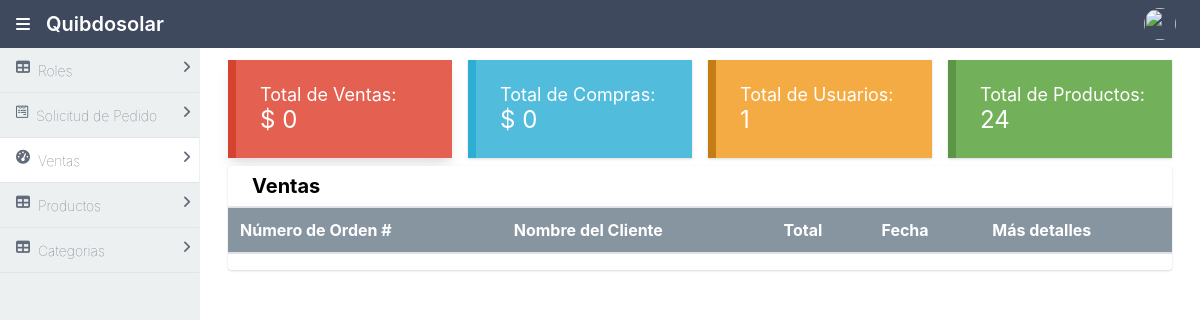
Before: /admin/indexadmin.php with the older database file.
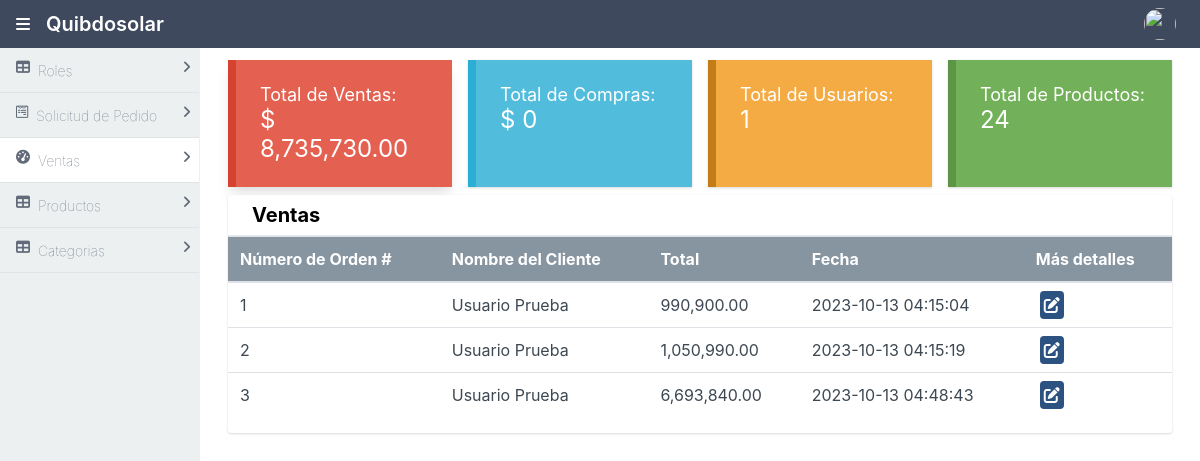
After: the same page with the newer database file.
### tables this page shows
CREATE TABLE `venta` (
  `id_venta` int(11) NOT NULL,
  `cliente` int(11) NOT NULL,
  `total` float(12,2) NOT NULL,
  `fecha` timestamp NOT NULL DEFAULT CURRENT_TIMESTAMP ON UPDATE CURRENT_TIMESTAMP
);

### admin/indexadmin.php (the view, shortened to what the changed rows need)
<?php
$db = new Database();
$connection = $db->connect();
$consulta = $connection->prepare("SELECT SUM(total) FROM venta");
$consulta->execute();
$total = $consulta->fetch(PDO::FETCH_NUM);
$consulta4 = $connection->prepare("SELECT SUM(total) FROM compra");
$consulta4->execute();
$consulta5 = $connection->prepare("SELECT id_venta, CONCAT(CLIENTE.nombre, ' ', CLIENTE.apellido) AS nombre_cliente, total, fecha FROM VENTA INNER JOIN CLIENTE ON VENTA.cliente =  CLIENTE.id;");
$consulta5->execute();
$ventas = $consulta5->fetchAll(PDO::FETCH_ASSOC);
?>
<!DOCTYPE html>
<html lang="en">
<head>
    <link rel="stylesheet" href="../css/styles.css">
    <link rel="stylesheet" href="../css/all.css">
    <link rel="stylesheet" type="text/css" href="https://cdn.datatables.net/1.10.25/css/jquery.dataTables.css">
</head>
<body>
    <div class="mx-auto bg-grey-400">
        <div class="min-h-screen flex flex-col">
            <header class="bg-nav">
                <?php include("../componentes/headerAdmin.php") ?>
            </header>
            <div class="flex flex-1">
                <main class="bg-white-300 flex-1 p-3 overflow-hidden">
                    <div class="flex flex-col">
                        <div class="flex flex-1 flex-col md:flex-row lg:flex-row mx-2">
                            <div class="shadow-lg bg-red-vibrant border-l-8 hover:bg-red-vibrant-dark border-red-vibrant-dark mb-2 p-2 md:w-1/4 mx-2">
                                <div class="p-4 flex flex-col">
                                    <p class="no-underline text-white text-lg">
                                        Total de Ventas:
                                    </p>
                                    <p class="no-underline text-white text-2xl">
                                        $ <?php if ($total_ventas = $total[0] == null) {
                                                echo "0";
                                            } else {
                                                echo number_format($total_ventas = $total[0], 2);
                                            } ?>
                                    </p>
                                </div>
                            </div>
                        </div>
                        <div class="flex flex-1 flex-col md:flex-row lg:flex-row mx-2">
                            <div class="rounded overflow-hidden shadow bg-white mx-2 w-full">
                                <div class="table-responsive">
                                    <table class="table text-grey-darkest" id="dataTable">
                                        <thead class="bg-grey-dark text-white text-normal">
                                            <tr>
                                                <th scope="col">Número de Orden #</th>
                                                <th scope="col">Nombre del Cliente</th>
                                                <th scope="col">Total</th>
                                                <th scope="col">Fecha</th>
                                                <th scope="col">Más detalles</th>
                                            </tr>
                                        </thead>
                                        <tbody>
                                            <?php
                                            foreach ($ventas as $key => $venta) {
                                            ?>
                                                <tr>
                                                    <td scope="row">
                                                        <?php echo $venta["id_venta"] . "<br>"; ?>
                                                    </td>
                                                    <td>
                                                        <?php echo $venta["nombre_cliente"] . "<br>"; ?>
                                                    </td>
                                                    <td>
                                                        <?php echo number_format($venta["total"], 2) . "<br>"; ?></td>
                                                    <td>
                                                        <?php echo $venta["fecha"] . "<br>"; ?>
                                                    </td>
                                                    <td>
                                                        <a class="bg-blue-800 cursor-pointer rounded p-1 mx-1 text-white" href="./detalleVenta.php?id=<?php echo $venta["id_venta"]; ?>">
                                                            <i class="fas fa-edit"></i>
                                                        </a>
                                                    </td>
                                                </tr>
                                            <?php
                                            }
                                            ?>
                                        </tbody>
                                    </table>
                                </div>
                            </div>
                        </div>
                    </div>
                </main>
            </div>
        </div>
    </div>
</body>
</html>

Changed rows visible on the page:
added venta: id_venta "1", nombre_cliente "Usuario Prueba", total "990,900.00", fecha "2023-10-13 04:15:04"
added venta: id_venta "2", nombre_cliente "Usuario Prueba", total "1,050,990.00", fecha "2023-10-13 04:15:19"
added venta: id_venta "3", nombre_cliente "Usuario Prueba", total "6,693,840.00", fecha "2023-10-13 04:48:43"
Other visible differences:
$total_ventas = $total[0]: (not shown) → "8,735,730.00"
text no longer shown: "0"
